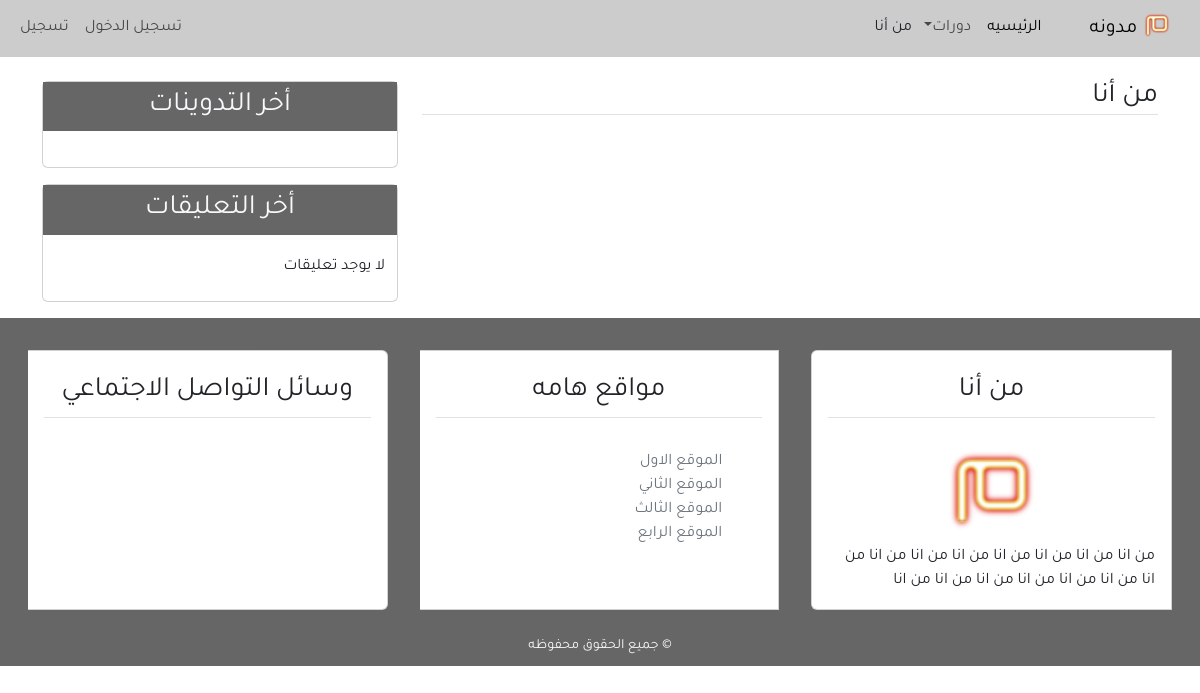
Page /about/ on the earlier database version.
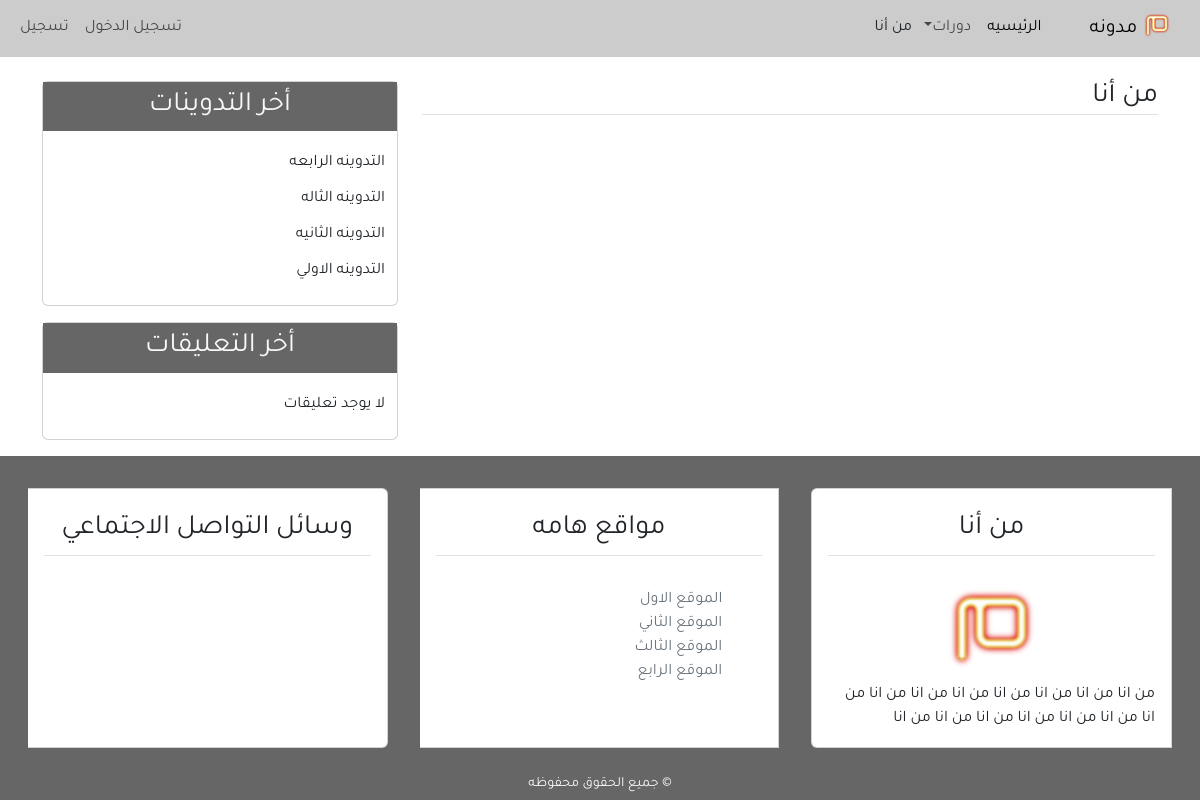
Same page on the later database version.
### blog/models.py (models this page shows, shortened)
class Post(models.Model):
    title = models.CharField(max_length=100)
    content = models.TextField()
    post_date = models.DateTimeField(default=timezone.now)
    post_update = models.DateTimeField(auto_now=True)
    author = models.ForeignKey(User, on_delete=models.CASCADE)
    class Meta:
        ordering = ('-post_date'),

### blog/views.py (the view)
# urls.py: path('about/', views.about, name='about'),
def about(request):
        return render(request, 'blog/about.html' ,{'title':'من أنا'})

### blog/templatetags/post_tags.py (called while the page is built)
@register.inclusion_tag('blog/latest_posts.html')
def latest_posts():
    context={
    'l_posts' : Post.objects.all()[0:5]
    }
    return context

@register.inclusion_tag('blog/latest_comments.html')
def latest_comments():
    context={
    'l_comments' : Comment.objects.filter(active=True)[0:5]
    }
    return context

### blog/templates/blog/about.html
{% extends 'blog/base.html' %}
{% block content %}
    <h3 class ="border-bottom"> من أنا</h3>
{% endblock content %}

### blog/templates/blog/latest_posts.html
<ul class = "list-group-flush latest-post">
    {% for post in l_posts %}
        <li class = "list-group-item latest-post-item">
            <a class = "text-dark" href = "{% url 'detail' post.id %}">{{post.title}}</a>
        </li>
    {% endfor %}
</ul>

Differences in the rows shown:
added Post: title "التدوينه الرابعه"
added Post: title "التدوينه الثاله"
added Post: title "التدوينه الثانيه"
added Post: title "التدوينه الاولي"
